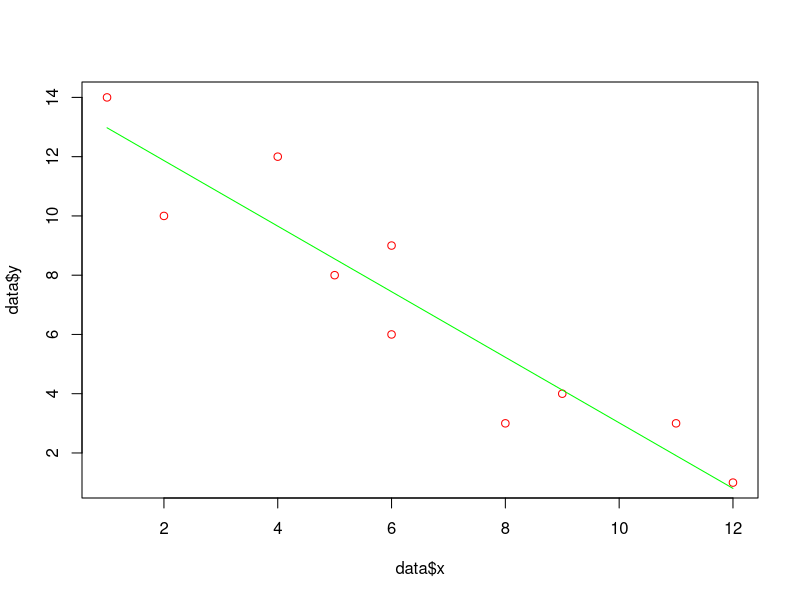

The R source for this figure:
#least square fit

dat=read.csv(file="values.csv",header=TRUE )
data= as.data.frame(dat)
print(data)

y_bar=mean(data$y)

n=as.numeric(nrow(data))
print(paste("N = " , n))

x_squ=as.numeric((data$x)^2)
xy=as.numeric(data$x * data$y)
xsum=as.numeric(sum(data$x))
ysum=as.numeric(sum(data$y))
x_squ_sum=as.numeric(sum(x_squ))
xy_sum=as.numeric(sum(xy))

delta=((n * x_squ_sum) - ((xsum)^2))

slope=((n * (xy_sum ))- ( xsum * ysum ))/delta
print(paste( "slope = ", slope))

intercept= ((ysum * x_squ_sum )- ( xsum * xy_sum))/ delta
print(paste( "intercept = ", intercept))
print("The best fit line using least square fit method --> ")
print(paste(" y =",slope,"x + ",intercept))

yofx=c((slope * data$x) + intercept)
yofxybarsq=c((yofx - y_bar)^2)
yybar=c(( data$y - y_bar)^2)
yofxybarsq_sum=as.numeric(sum(yofxybarsq))
yybar_sum=as.numeric(sum(yybar))

reg= ((yofxybarsq_sum)/ (yybar_sum))
print(paste("r^2 = ", reg))

plot( data$x, data$y, col="red")
lines(data$x, yofx, col = "green")
